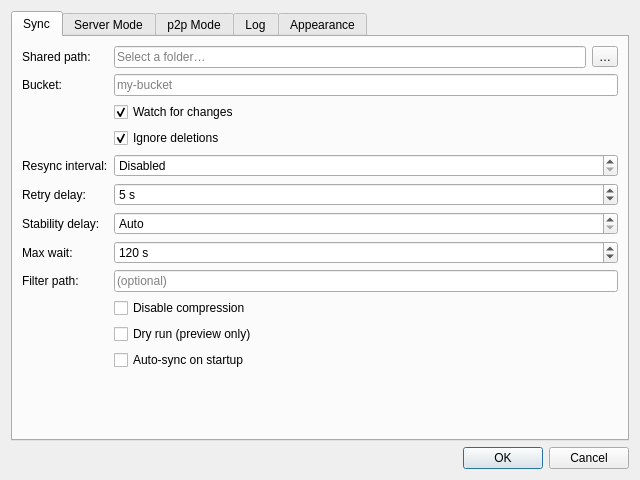
<?xml version="1.0" encoding="UTF-8"?>
<ui version="4.0">
 <class>SettingsDialog</class>
 <widget class="QDialog" name="SettingsDialog">
  <property name="geometry">
   <rect>
    <x>0</x>
    <y>0</y>
    <width>640</width>
    <height>480</height>
   </rect>
  </property>
  <property name="minimumSize">
   <size>
    <width>640</width>
    <height>480</height>
   </size>
  </property>
  <property name="windowTitle">
   <string>Settings</string>
  </property>
  <layout class="QVBoxLayout" name="mainLayout">
   <!-- Tab Widget -->
   <item>
    <widget class="QTabWidget" name="tabWidget">
     <property name="currentIndex">
      <number>0</number>
     </property>
     <!-- Tab: Sync (first tab) -->
     <widget class="QWidget" name="tabSync">
      <attribute name="title">
       <string>Sync</string>
      </attribute>
      <attribute name="icon">
       <iconset theme="emblem-synchronizing"/>
      </attribute>
      <layout class="QFormLayout" name="formSync">
       <item row="0" column="0">
        <widget class="QLabel" name="lblSharedPath">
         <property name="text">
          <string>Shared path:</string>
         </property>
        </widget>
       </item>
       <item row="0" column="1">
        <layout class="QHBoxLayout" name="sharedPathLayout">
         <item>
          <widget class="QLineEdit" name="sharedPath">
           <property name="readOnly">
            <bool>true</bool>
           </property>
           <property name="placeholderText">
            <string>Select a folder…</string>
           </property>
          </widget>
         </item>
         <item>
          <widget class="QToolButton" name="btnBrowseShared">
           <property name="text">
            <string>…</string>
           </property>
          </widget>
         </item>
        </layout>
       </item>
       <item row="1" column="0">
        <widget class="QLabel" name="lblBucket">
         <property name="text">
          <string>Bucket:</string>
         </property>
        </widget>
       </item>
       <item row="1" column="1">
        <widget class="QLineEdit" name="bucket">
         <property name="placeholderText">
          <string>my-bucket</string>
         </property>
        </widget>
       </item>
       <item row="2" column="1">
        <widget class="QCheckBox" name="continuous">
         <property name="text">
          <string>Watch for changes</string>
         </property>
         <property name="checked">
          <bool>true</bool>
         </property>
        </widget>
       </item>
       <item row="3" column="1">
        <widget class="QCheckBox" name="ignoreDelete">
         <property name="text">
          <string>Ignore deletions</string>
         </property>
         <property name="checked">
          <bool>true</bool>
         </property>
        </widget>
       </item>
       <item row="4" column="0">
        <widget class="QLabel" name="lblResync">
         <property name="text">
          <string>Resync interval:</string>
         </property>
        </widget>
       </item>
       <item row="4" column="1">
        <widget class="QSpinBox" name="resync">
         <property name="minimum">
          <number>0</number>
         </property>
         <property name="maximum">
          <number>3600</number>
         </property>
         <property name="value">
          <number>0</number>
         </property>
         <property name="suffix">
          <string> s</string>
         </property>
         <property name="specialValueText">
          <string>Disabled</string>
         </property>
        </widget>
       </item>
       <item row="5" column="0">
        <widget class="QLabel" name="lblRetryDelay">
         <property name="text">
          <string>Retry delay:</string>
         </property>
        </widget>
       </item>
       <item row="5" column="1">
        <widget class="QSpinBox" name="retryDelay">
         <property name="minimum">
          <number>1</number>
         </property>
         <property name="maximum">
          <number>60</number>
         </property>
         <property name="value">
          <number>5</number>
         </property>
         <property name="suffix">
          <string> s</string>
         </property>
        </widget>
       </item>
       <item row="6" column="0">
        <widget class="QLabel" name="lblStabilityDelay">
         <property name="text">
          <string>Stability delay:</string>
         </property>
        </widget>
       </item>
       <item row="6" column="1">
        <widget class="QSpinBox" name="stabilityDelay">
         <property name="minimum">
          <number>0</number>
         </property>
         <property name="maximum">
          <number>60</number>
         </property>
         <property name="value">
          <number>0</number>
         </property>
         <property name="suffix">
          <string> s</string>
         </property>
         <property name="specialValueText">
          <string>Auto</string>
         </property>
        </widget>
       </item>
       <item row="7" column="0">
        <widget class="QLabel" name="lblMaxWait">
         <property name="text">
          <string>Max wait:</string>
         </property>
        </widget>
       </item>
       <item row="7" column="1">
        <widget class="QSpinBox" name="maxWait">
         <property name="minimum">
          <number>10</number>
         </property>
         <property name="maximum">
          <number>3600</number>
         </property>
         <property name="value">
          <number>120</number>
         </property>
         <property name="suffix">
          <string> s</string>
         </property>
        </widget>
       </item>
       <item row="8" column="0">
        <widget class="QLabel" name="lblFilterPath">
         <property name="text">
          <string>Filter path:</string>
         </property>
        </widget>
       </item>
       <item row="8" column="1">
        <widget class="QLineEdit" name="filterPath">
         <property name="placeholderText">
          <string>(optional)</string>
         </property>
        </widget>
       </item>
       <item row="9" column="1">
        <widget class="QCheckBox" name="noCompression">
         <property name="text">
          <string>Disable compression</string>
         </property>
        </widget>
       </item>
       <item row="10" column="1">
        <widget class="QCheckBox" name="dryRun">
         <property name="text">
          <string>Dry run (preview only)</string>
         </property>
        </widget>
       </item>
       <item row="11" column="1">
        <widget class="QCheckBox" name="autoSync">
         <property name="text">
          <string>Auto-sync on startup</string>
         </property>
         <property name="checked">
          <bool>false</bool>
         </property>
        </widget>
       </item>
      </layout>
     </widget>
     <!-- Tab: Server Mode (was Connection) -->
     <widget class="QWidget" name="tabConnection">
      <attribute name="title">
       <string>Server Mode</string>
      </attribute>
      <attribute name="icon">
       <iconset theme="preferences-system-network"/>
      </attribute>
      <layout class="QFormLayout" name="formConnection">
       <item row="0" column="0">
        <widget class="QLabel" name="lblServerUrl">
         <property name="text">
          <string>Server URL:</string>
         </property>
        </widget>
       </item>
       <item row="0" column="1">
        <widget class="QLineEdit" name="serverUrl">
         <property name="placeholderText">
          <string>https://server.example.com</string>
         </property>
        </widget>
       </item>
       <item row="1" column="0">
        <widget class="QLabel" name="lblApiKey">
         <property name="text">
          <string>API Key:</string>
         </property>
        </widget>
       </item>
       <item row="1" column="1">
        <widget class="QLineEdit" name="apiKey">
         <property name="echoMode">
          <enum>QLineEdit::Password</enum>
         </property>
         <property name="placeholderText">
          <string>(optional)</string>
         </property>
        </widget>
       </item>
       <item row="2" column="1">
        <widget class="QCheckBox" name="insecure">
         <property name="text">
          <string>Skip SSL verification</string>
         </property>
        </widget>
       </item>
       <item row="3" column="0">
        <widget class="QLabel" name="lblCaCert">
         <property name="text">
          <string>CA Certificate:</string>
         </property>
        </widget>
       </item>
       <item row="3" column="1">
        <widget class="QLineEdit" name="caCert">
         <property name="placeholderText">
          <string>/path/to/ca.pem</string>
         </property>
        </widget>
       </item>
       <item row="4" column="0">
        <widget class="QLabel" name="lblHttpTimeout">
         <property name="text">
          <string>HTTP Timeout:</string>
         </property>
        </widget>
       </item>
       <item row="4" column="1">
        <widget class="QSpinBox" name="httpTimeout">
         <property name="minimum">
          <number>1</number>
         </property>
         <property name="maximum">
          <number>300</number>
         </property>
         <property name="value">
          <number>30</number>
         </property>
         <property name="suffix">
          <string> s</string>
         </property>
        </widget>
       </item>
      </layout>
     </widget>
     <!-- Tab: LAN -->
     <widget class="QWidget" name="tabP2p">
      <attribute name="title">
       <string>p2p Mode</string>
      </attribute>
      <attribute name="icon">
       <iconset theme="network-p2p"/>
      </attribute>
      <layout class="QFormLayout" name="formP2p">
       <item row="0" column="1">
        <widget class="QCheckBox" name="p2pMode">
         <property name="text">
          <string>Enable p2p mode</string>
         </property>
        </widget>
       </item>
       <item row="1" column="0">
        <widget class="QLabel" name="lblP2pGroup">
         <property name="text">
          <string>LAN Group:</string>
         </property>
        </widget>
       </item>
       <item row="1" column="1">
        <widget class="QLineEdit" name="p2pGroup">
         <property name="placeholderText">
          <string>my-group</string>
         </property>
        </widget>
       </item>
       <item row="2" column="0">
        <widget class="QLabel" name="lblP2pKey">
         <property name="text">
          <string>p2p Key:</string>
         </property>
        </widget>
       </item>
       <item row="2" column="1">
        <widget class="QLineEdit" name="p2pKey">
         <property name="echoMode">
          <enum>QLineEdit::Password</enum>
         </property>
         <property name="placeholderText">
          <string>(optional)</string>
         </property>
        </widget>
       </item>
       <item row="3" column="0">
        <widget class="QLabel" name="lblP2pPort">
         <property name="text">
          <string>LAN Port:</string>
         </property>
        </widget>
       </item>
       <item row="3" column="1">
        <widget class="QSpinBox" name="p2pPort">
         <property name="minimum">
          <number>0</number>
         </property>
         <property name="maximum">
          <number>65535</number>
         </property>
         <property name="value">
          <number>0</number>
         </property>
         <property name="specialValueText">
          <string>Auto</string>
         </property>
        </widget>
       </item>
       <item row="4" column="0">
        <widget class="QLabel" name="lblDiscoveryTimeout">
         <property name="text">
          <string>Discovery timeout:</string>
         </property>
        </widget>
       </item>
       <item row="4" column="1">
        <widget class="QSpinBox" name="discoveryTimeout">
         <property name="minimum">
          <number>1</number>
         </property>
         <property name="maximum">
          <number>120</number>
         </property>
         <property name="value">
          <number>10</number>
         </property>
         <property name="suffix">
          <string> s</string>
         </property>
        </widget>
       </item>
       <item row="6" column="1">
        <widget class="QCheckBox" name="forceMaster">
         <property name="text">
          <string>Force master</string>
         </property>
         <property name="checked">
          <bool>false</bool>
         </property>
        </widget>
       </item>
      </layout>
     </widget>
     <!-- Tab: Log -->
     <widget class="QWidget" name="tabLog">
      <attribute name="title">
       <string>Log</string>
      </attribute>
      <attribute name="icon">
       <iconset theme="utilities-log-viewer"/>
      </attribute>
      <layout class="QFormLayout" name="formLog">
       <item row="0" column="1">
        <widget class="QCheckBox" name="verbose">
         <property name="text">
          <string>Verbose output</string>
         </property>
        </widget>
       </item>
       <item row="1" column="1">
        <widget class="QCheckBox" name="quiet">
         <property name="text">
          <string>Quiet mode</string>
         </property>
        </widget>
       </item>
       <item row="2" column="0">
        <widget class="QLabel" name="lblLogfile">
         <property name="text">
          <string>Log file:</string>
         </property>
        </widget>
       </item>
       <item row="2" column="1">
        <widget class="QLineEdit" name="logfile">
         <property name="placeholderText">
          <string>/path/to/logfile.log</string>
         </property>
        </widget>
       </item>
       <item row="3" column="1">
        <widget class="QCheckBox" name="showLogPanel">
         <property name="text">
          <string>Show log panel</string>
         </property>
         <property name="checked">
          <bool>false</bool>
         </property>
        </widget>
       </item>
      </layout>
     </widget>
     <!-- Tab: Appearance -->
     <widget class="QWidget" name="tabAppearance">
      <attribute name="title">
       <string>Appearance</string>
      </attribute>
      <attribute name="icon">
       <iconset theme="preferences-desktop-theme"/>
      </attribute>
      <layout class="QFormLayout" name="formAppearance">
       <item row="0" column="0">
        <widget class="QLabel" name="lblLanguage">
         <property name="text">
          <string>Language:</string>
         </property>
        </widget>
       </item>
       <item row="0" column="1">
        <widget class="QComboBox" name="langCombo">
         <item>
          <property name="text">
           <string>English</string>
          </property>
         </item>
         <item>
          <property name="text">
           <string>Italiano</string>
          </property>
         </item>
         <item>
          <property name="text">
           <string>Deutsch</string>
          </property>
         </item>
         <item>
          <property name="text">
           <string>Français</string>
          </property>
         </item>
         <item>
          <property name="text">
           <string>Español</string>
          </property>
         </item>
        </widget>
       </item>
       <item row="1" column="0">
        <widget class="QLabel" name="lblTheme">
         <property name="text">
          <string>Theme:</string>
         </property>
        </widget>
       </item>
       <item row="1" column="1">
        <widget class="QComboBox" name="themeCombo">
         <item>
          <property name="text">
           <string>Light</string>
          </property>
         </item>
         <item>
          <property name="text">
           <string>Dark</string>
          </property>
         </item>
        </widget>
       </item>
       <item row="2" column="1">
        <widget class="QCheckBox" name="notificationsEnabled">
         <property name="text">
          <string>Enable notifications</string>
         </property>
         <property name="checked">
          <bool>true</bool>
         </property>
        </widget>
       </item>
       <item row="3" column="1">
        <widget class="QCheckBox" name="tooltipsEnabled">
         <property name="text">
          <string>Show tooltips</string>
         </property>
         <property name="checked">
          <bool>true</bool>
         </property>
        </widget>
       </item>
      </layout>
     </widget>
    </widget>
   </item>
   <!-- Button Box -->
   <item>
    <widget class="QDialogButtonBox" name="buttonBox">
     <property name="orientation">
      <enum>Qt::Horizontal</enum>
     </property>
     <property name="standardButtons">
      <set>QDialogButtonBox::Cancel|QDialogButtonBox::Ok</set>
     </property>
    </widget>
   </item>
  </layout>
 </widget>
 <resources/>
 <connections>
  <connection>
   <sender>buttonBox</sender>
   <signal>accepted()</signal>
   <receiver>SettingsDialog</receiver>
   <slot>accept()</slot>
  </connection>
  <connection>
   <sender>buttonBox</sender>
   <signal>rejected()</signal>
   <receiver>SettingsDialog</receiver>
   <slot>reject()</slot>
  </connection>
 </connections>
</ui>
